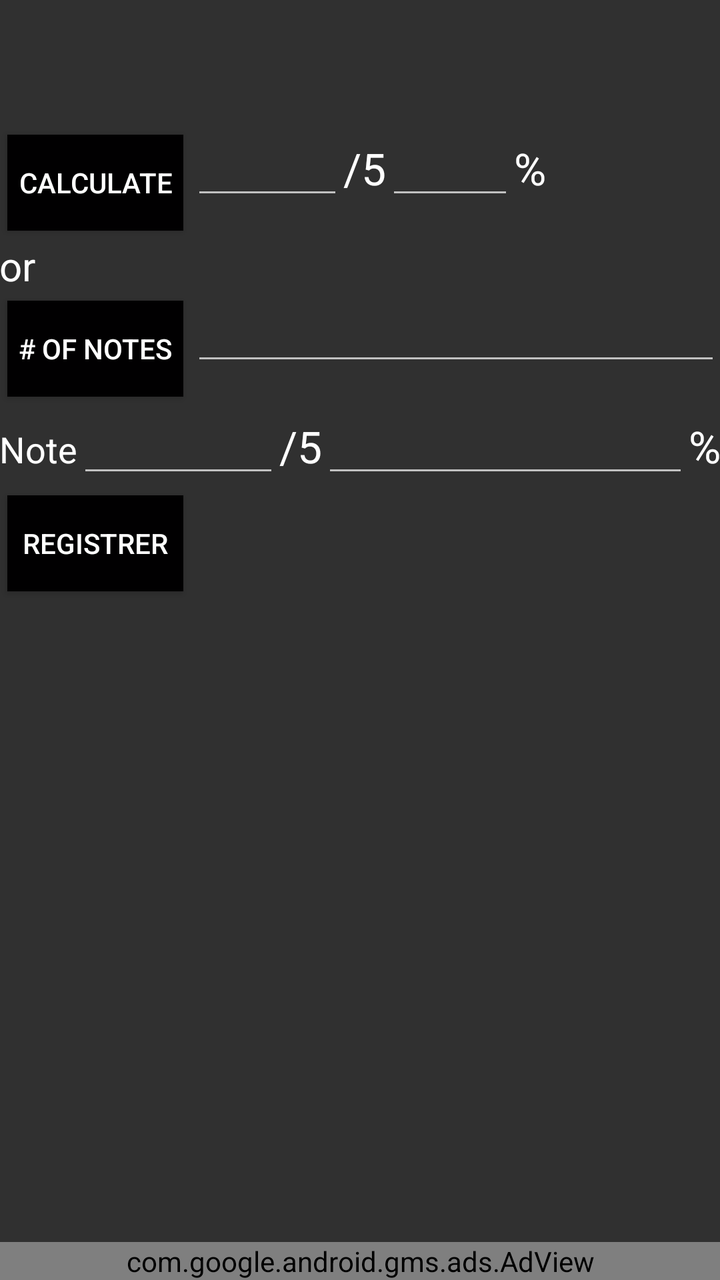
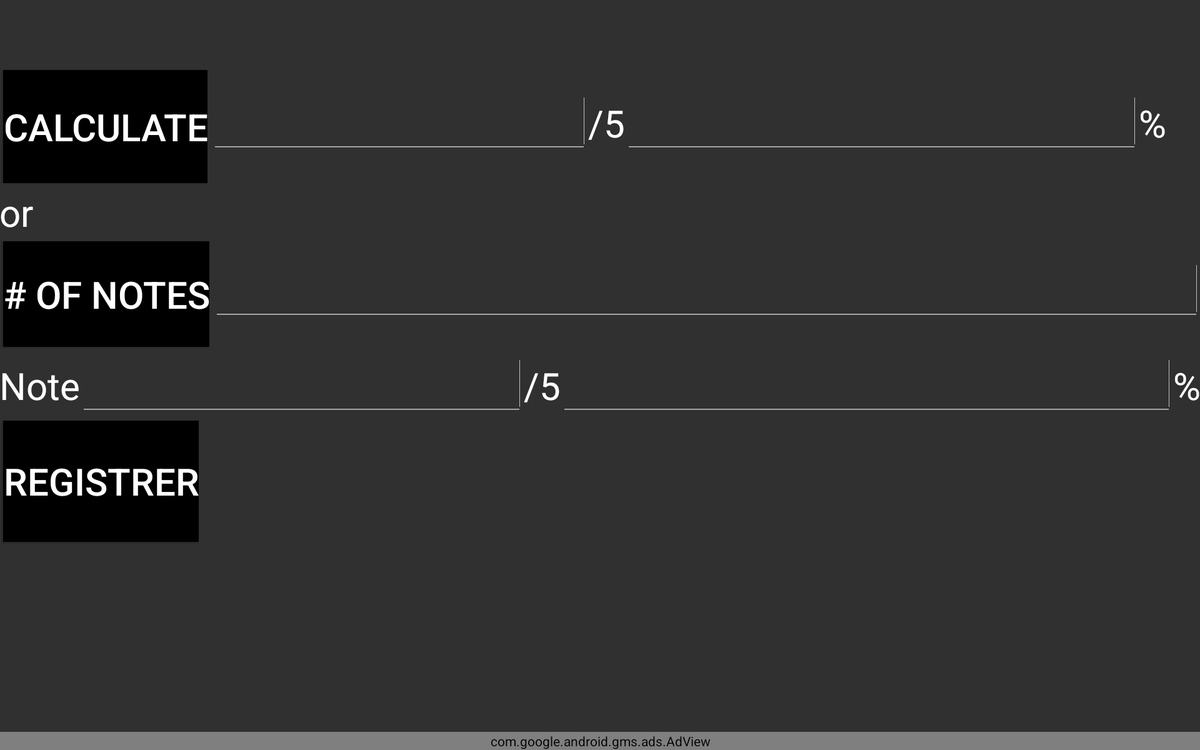

Two renders of one Android screen. The first uses the default layout on a phone; the second uses the alternative layout the repository ships for a different screen configuration, on a matching device. The two XML files are below.
<!-- AndroidManifest.xml: application theme Theme.Baraction -->
<!-- res/layout/activity_notas_activudad.xml -->
<RelativeLayout xmlns:android="http://schemas.android.com/apk/res/android"
    xmlns:ads="http://schemas.android.com/apk/res-auto"
    xmlns:tools="http://schemas.android.com/tools"
    android:layout_width="match_parent"
    android:layout_height="match_parent"
    android:paddingBottom="@dimen/activity_vertical_margin"
    android:paddingLeft="@dimen/activity_horizontal_margin"
    android:paddingRight="@dimen/activity_horizontal_margin"
    android:paddingTop="@dimen/activity_vertical_margin"
    tools:context="com.ortiz.proyectoconversion.NotasActivudad">

    <LinearLayout
        android:id="@+id/id_principal"
        android:layout_width="match_parent"
        android:layout_height="match_parent"
        android:layout_alignEnd="@+id/editTextNota"
        android:layout_alignParentTop="true"
        android:layout_alignRight="@+id/editTextNota"
        android:orientation="vertical"
        android:weightSum="1">

        <LinearLayout
            android:layout_width="match_parent"
            android:layout_height="wrap_content"
            android:orientation="vertical">

        </LinearLayout>

        <Space
            android:id="@+id/Espacio"
            android:layout_width="match_parent"
            android:layout_height="0dp"
            android:layout_weight="0.17" />

        <LinearLayout
            android:layout_width="wrap_content"
            android:layout_height="wrap_content"
            android:orientation="horizontal">

            <Button
                android:id="@+id/buttonCalcular"
                style="@style/Botones"
                android:layout_width="wrap_content"
                android:layout_height="wrap_content"
                android:onClick="CalcularNota"
                android:text="@string/Calcular" />

            <EditText
                android:id="@+id/editTextNota"
                style="@style/Textos"
                android:layout_width="76dp"
                android:layout_height="wrap_content"
                android:ems="10"
                android:inputType="numberDecimal" />

            <TextView
                android:id="@+id/textView2"
                style="@style/Textos"
                android:layout_width="wrap_content"
                android:layout_height="wrap_content"
                android:text="/5"
                android:textAppearance="?android:attr/textAppearanceLarge" />

            <Space
                android:layout_width="wrap_content"
                android:layout_height="match_parent" />

            <EditText
                android:id="@+id/editTextPorcentaje"
                style="@style/Textos"
                android:layout_width="64dp"
                android:layout_height="wrap_content"
                android:ems="10"
                android:inputType="numberDecimal" />

            <TextView
                android:id="@+id/textView4"
                style="@style/Textos"
                android:layout_width="wrap_content"
                android:layout_height="wrap_content"
                android:text="%"
                android:textAppearance="?android:attr/textAppearanceLarge" />

        </LinearLayout>

        <LinearLayout
            android:layout_width="match_parent"
            android:layout_height="wrap_content"
            android:orientation="horizontal">

            <TextView
                android:id="@+id/textViewO"
                style="@style/Textos"
                android:layout_width="match_parent"
                android:layout_height="wrap_content"
                android:text="@string/o"
                android:textAppearance="?android:attr/textAppearanceMedium"
                android:textIsSelectable="false"
                android:textSize="20dp" />
        </LinearLayout>

        <LinearLayout
            android:layout_width="match_parent"
            android:layout_height="wrap_content"
            android:orientation="horizontal">

            <Button
                android:id="@+id/button3"
                style="@style/Botones"
                android:layout_width="wrap_content"
                android:layout_height="wrap_content"
                android:onClick="iniciarConteo"
                android:text="@string/numero_notas" />

            <EditText
                android:id="@+id/editTextnnotas"
                style="@style/Textos"
                android:layout_width="wrap_content"
                android:layout_height="wrap_content"
                android:layout_weight="1"
                android:ems="10"
                android:inputType="number" />
        </LinearLayout>

        <LinearLayout
            android:layout_width="match_parent"
            android:layout_height="wrap_content"
            android:orientation="horizontal">

            <TextView
                android:id="@+id/textView"
                style="@style/Textos"
                android:layout_width="wrap_content"
                android:layout_height="wrap_content"
                android:text="@string/nota"
                android:textAppearance="?android:attr/textAppearanceMedium" />

            <EditText
                android:id="@+id/editTextNota1"
                style="@style/Textos"
                android:layout_width="101dp"
                android:layout_height="wrap_content"
                android:ems="10"
                android:inputType="numberDecimal" />

            <TextView
                android:id="@+id/textView5"
                style="@style/Textos"
                android:layout_width="wrap_content"
                android:layout_height="wrap_content"
                android:text="/5"
                android:textAppearance="?android:attr/textAppearanceLarge" />

            <LinearLayout
                android:layout_width="wrap_content"
                android:layout_height="wrap_content"
                android:orientation="horizontal">

            </LinearLayout>

            <EditText
                android:id="@+id/editTextPocentaje1"
                style="@style/Textos"
                android:layout_width="wrap_content"
                android:layout_height="wrap_content"
                android:layout_weight="1"
                android:ems="10"
                android:inputType="numberDecimal" />

            <TextView
                android:id="@+id/textView6"
                style="@style/Textos"
                android:layout_width="wrap_content"
                android:layout_height="wrap_content"
                android:text="%"
                android:textAppearance="?android:attr/textAppearanceLarge" />

        </LinearLayout>

        <LinearLayout
            android:layout_width="match_parent"
            android:layout_height="wrap_content"
            android:layout_gravity="center_horizontal"
            android:orientation="vertical">

            <Button
                android:id="@+id/button4"
                style="@style/Botones"
                android:layout_width="wrap_content"
                android:layout_height="wrap_content"
                android:onClick="RegistrarNota"
                android:text="@string/Reregstrar" />
        </LinearLayout>

        <LinearLayout
            android:layout_width="match_parent"
            android:layout_height="wrap_content"
            android:orientation="horizontal">

        </LinearLayout>

        <TextView
            android:id="@+id/textViewSalida"
            android:layout_width="match_parent"
            android:layout_height="wrap_content"
            android:textAppearance="?android:attr/textAppearanceLarge" />

    </LinearLayout>
    <com.google.android.gms.ads.AdView
        android:id="@+id/BannerInicial"
        android:layout_width="match_parent"
        android:layout_height="wrap_content"
        android:layout_centerHorizontal="true"
        android:layout_alignParentBottom="true"
        ads:adSize="BANNER"
        ads:adUnitId="@string/banner_ad_unit_id" />

</RelativeLayout>
<!-- resources referenced by this layout -->
<resources>
  <string name="Calcular">Calculate</string>
  <string name="Reregstrar">Registrer</string>
  <string name="banner_ad_unit_id">ca-app-pub-6637572105235229/3654917993</string>
  <string name="nota">Note</string>
  <string name="numero_notas"># of notes</string>
  <string name="o">or</string>
  <style name="Botones">
          <item name="android:textColor">#ffffff</item>
          <item name="android:singleLine">true</item>
          <item name="android:background">#010001</item>
          <item name="android:gravity">center</item>
          <item name="android:layout_margin">@dimen/abc_button_inset_horizontal_material</item>
      </style>
  <style name="Textos">
          <item name="android:textColor">#ffffff</item>
      </style>
  <!-- drawable selectable_background_baraction (drawable) -->
  <?xml version="1.0" encoding="utf-8"?>
  <selector xmlns:android="http://schemas.android.com/apk/res/android"
          android:exitFadeDuration="@android:integer/config_mediumAnimTime" >
      <item android:state_pressed="false" android:state_focused="true" android:drawable="@drawable/list_focused_baraction" />
      <item android:state_pressed="true" android:drawable="@drawable/list_pressed_baraction" />
      <item android:drawable="@android:color/transparent" />
  </selector>
  <style name="PopupMenu.Baraction" parent="@style/Widget.AppCompat.PopupMenu">
          <item name="android:popupBackground">@drawable/menu_dropdown_panel_baraction</item>
      </style>
  <style name="DropDownListView.Baraction" parent="@style/Widget.AppCompat.ListView.DropDown">
          <item name="android:listSelector">@drawable/selectable_background_baraction</item>
      </style>
  <style name="ActionBarTabStyle.Baraction" parent="@style/Widget.AppCompat.ActionBar.TabView">
          <item name="android:background">@drawable/tab_indicator_ab_baraction</item>
      </style>
  <style name="DropDownNav.Baraction" parent="@style/Widget.AppCompat.Spinner.DropDown.ActionBar">
          <item name="android:background">@drawable/spinner_background_ab_baraction</item>
          <item name="android:popupBackground">@drawable/menu_dropdown_panel_baraction</item>
          <item name="android:dropDownSelector">@drawable/selectable_background_baraction</item>
      </style>
  <style name="ActionBar.Solid.Baraction" parent="@style/Widget.AppCompat.ActionBar.Solid">
          <item name="background">@drawable/ab_solid_baraction</item>
          <item name="backgroundStacked">@drawable/ab_stacked_solid_baraction</item>
          <item name="backgroundSplit">@drawable/ab_bottom_solid_baraction</item>
          <item name="progressBarStyle">@style/ProgressBar.Baraction</item>
      </style>
  <style name="ActionButton.CloseMode.Baraction" parent="@style/Widget.AppCompat.ActionButton.CloseMode">
          <item name="android:background">@drawable/btn_cab_done_baraction</item>
      </style>
  <style name="ProgressBar.Baraction" parent="@style/Widget.AppCompat.ProgressBar.Horizontal">
          <item name="android:progressDrawable">@drawable/progress_horizontal_baraction</item>
      </style>
  <!-- drawable btn_cab_done_baraction (drawable) -->
  <?xml version="1.0" encoding="utf-8"?>
  <selector xmlns:android="http://schemas.android.com/apk/res/android">
      <item android:state_pressed="true"
          android:drawable="@drawable/btn_cab_done_pressed_baraction" />
      <item android:state_focused="true" android:state_enabled="true"
          android:drawable="@drawable/btn_cab_done_focused_baraction" />
      <item android:state_enabled="true"
          android:drawable="@drawable/btn_cab_done_default_baraction" />
  </selector>
  <!-- some entries are left out for length -->
</resources>
<!-- res/layout-sw720dp-land/activity_notas_activudad.xml (the repository's variant of the layout above) -->
<!-- drawn on a large tablet held sideways -->
<RelativeLayout xmlns:android="http://schemas.android.com/apk/res/android"
    xmlns:ads="http://schemas.android.com/apk/res-auto"
    xmlns:tools="http://schemas.android.com/tools"
    android:layout_width="match_parent"
    android:layout_height="match_parent"
    android:paddingBottom="@dimen/activity_vertical_margin"
    android:paddingLeft="@dimen/activity_horizontal_margin"
    android:paddingRight="@dimen/activity_horizontal_margin"
    android:paddingTop="@dimen/activity_vertical_margin"
    tools:context="com.ortiz.proyectoconversion.NotasActivudad">

    <LinearLayout
        android:id="@+id/id_principal"
        android:layout_width="match_parent"
        android:layout_height="match_parent"
        android:orientation="vertical"
        android:weightSum="1"
        android:layout_alignParentTop="true"
        android:layout_alignParentLeft="true"
        android:layout_alignParentStart="true">

        <LinearLayout
            android:layout_width="match_parent"
            android:layout_height="wrap_content"
            android:orientation="vertical">

        </LinearLayout>

        <Space
            android:id="@+id/Espacio"
            android:layout_width="match_parent"
            android:layout_height="0dp"
            android:layout_weight="0.17" />

        <LinearLayout
            android:layout_width="match_parent"
            android:layout_height="wrap_content"
            android:orientation="horizontal"
            android:layout_weight="0.14"
            android:weightSum="1">

            <Button
                android:id="@+id/buttonCalcular"
                style="@style/Botones"
                android:layout_width="wrap_content"
                android:layout_height="match_parent"
                android:onClick="CalcularNota"
                android:text="@string/Calcular"
                android:textSize="40dp" />

            <EditText
                android:id="@+id/editTextNota"
                style="@style/Textos"
                android:layout_width="402dp"
                android:layout_height="wrap_content"
                android:ems="10"
                android:inputType="numberDecimal"
                android:textSize="40dp" />

            <TextView
                android:id="@+id/textView2"
                style="@style/Textos"
                android:layout_width="wrap_content"
                android:layout_height="wrap_content"
                android:text="/5"
                android:textAppearance="?android:attr/textAppearanceLarge"
                android:textSize="40dp" />

            <Space
                android:layout_width="wrap_content"
                android:layout_height="match_parent" />

            <EditText
                android:id="@+id/editTextPorcentaje"
                style="@style/Textos"
                android:layout_width="64dp"
                android:layout_height="wrap_content"
                android:ems="10"
                android:inputType="numberDecimal"
                android:textSize="40dp"
                android:layout_weight="0.93" />

            <TextView
                android:id="@+id/textView4"
                style="@style/Textos"
                android:layout_width="wrap_content"
                android:layout_height="wrap_content"
                android:text="%"
                android:textAppearance="?android:attr/textAppearanceLarge"
                android:textSize="40dp" />

        </LinearLayout>

        <LinearLayout
            android:layout_width="match_parent"
            android:layout_height="wrap_content"
            android:orientation="horizontal">

            <TextView
                android:id="@+id/textViewO"
                style="@style/Textos"
                android:layout_width="match_parent"
                android:layout_height="wrap_content"
                android:text="@string/o"
                android:textAppearance="?android:attr/textAppearanceMedium"
                android:textIsSelectable="false"
                android:textSize="40dp" />
        </LinearLayout>

        <LinearLayout
            android:layout_width="match_parent"
            android:layout_height="wrap_content"
            android:orientation="horizontal"
            android:layout_weight="0.12">

            <Button
                android:id="@+id/button3"
                style="@style/Botones"
                android:layout_width="wrap_content"
                android:layout_height="match_parent"
                android:onClick="iniciarConteo"
                android:text="@string/numero_notas"
                android:textSize="40dp" />

            <EditText
                android:id="@+id/editTextnnotas"
                style="@style/Textos"
                android:layout_width="wrap_content"
                android:layout_height="wrap_content"
                android:layout_weight="1"
                android:ems="10"
                android:inputType="number"
                android:textSize="40dp" />
        </LinearLayout>

        <LinearLayout
            android:layout_width="match_parent"
            android:layout_height="wrap_content"
            android:orientation="horizontal">

            <TextView
                android:id="@+id/textView"
                style="@style/Textos"
                android:layout_width="wrap_content"
                android:layout_height="wrap_content"
                android:text="@string/nota"
                android:textAppearance="?android:attr/textAppearanceMedium"
                android:textSize="40dp" />

            <EditText
                android:id="@+id/editTextNota1"
                style="@style/Textos"
                android:layout_width="wrap_content"
                android:layout_height="wrap_content"
                android:ems="10"
                android:inputType="numberDecimal"
                android:textSize="40dp" />

            <TextView
                android:id="@+id/textView5"
                style="@style/Textos"
                android:layout_width="wrap_content"
                android:layout_height="wrap_content"
                android:text="/5"
                android:textAppearance="?android:attr/textAppearanceLarge"
                android:textSize="40dp" />

            <LinearLayout
                android:layout_width="wrap_content"
                android:layout_height="wrap_content"
                android:orientation="horizontal">

            </LinearLayout>

            <EditText
                android:id="@+id/editTextPocentaje1"
                style="@style/Textos"
                android:layout_width="wrap_content"
                android:layout_height="wrap_content"
                android:layout_weight="1"
                android:ems="10"
                android:inputType="numberDecimal"
                android:textSize="40dp" />

            <TextView
                android:id="@+id/textView6"
                style="@style/Textos"
                android:layout_width="wrap_content"
                android:layout_height="wrap_content"
                android:text="%"
                android:textAppearance="?android:attr/textAppearanceLarge"
                android:textSize="40dp" />

        </LinearLayout>

        <LinearLayout
            android:layout_width="match_parent"
            android:layout_height="wrap_content"
            android:layout_gravity="center_horizontal"
            android:orientation="vertical"
            android:layout_weight="0.18">

            <Button
                android:id="@+id/button4"
                style="@style/Botones"
                android:layout_width="wrap_content"
                android:layout_height="match_parent"
                android:onClick="RegistrarNota"
                android:text="@string/Reregstrar"
                android:textSize="40dp" />
        </LinearLayout>

        <LinearLayout
            android:layout_width="match_parent"
            android:layout_height="wrap_content"
            android:orientation="horizontal">

        </LinearLayout>

        <TextView
            android:id="@+id/textViewSalida"
            android:layout_width="match_parent"
            android:layout_height="wrap_content"
            android:textAppearance="?android:attr/textAppearanceLarge"
            android:textSize="40dp" />

    </LinearLayout>
    <com.google.android.gms.ads.AdView
        android:id="@+id/BannerInicial"
        android:layout_width="match_parent"
        android:layout_height="wrap_content"
        android:layout_centerHorizontal="true"
        android:layout_alignParentBottom="true"
        ads:adSize="BANNER"
        ads:adUnitId="@string/banner_ad_unit_id" />

</RelativeLayout>
